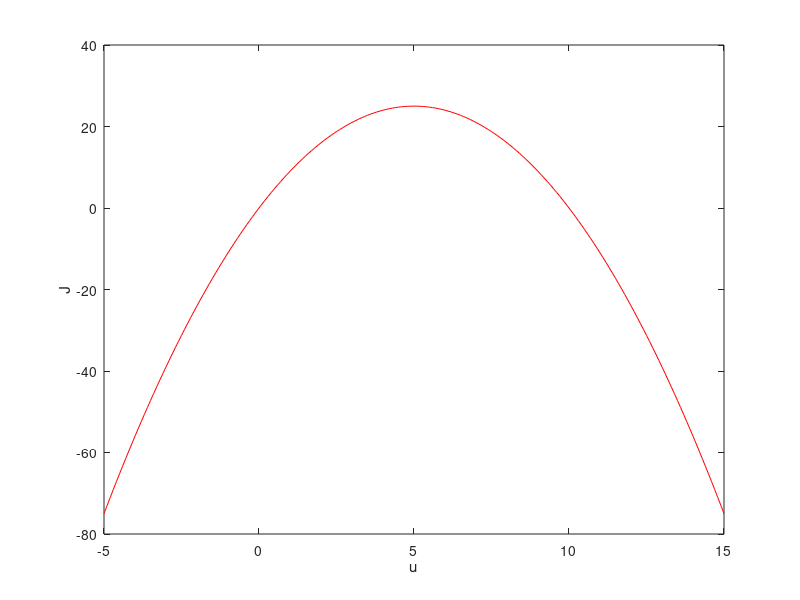

Here is the MATLAB script that generated this plot: (Note: this script raises an error after producing the figure.)
clear all, close all, clc

J = @(u,t)(25-(5-(u)).^2);

plot(-5:.1:15,J(-5:.1:15,0),'r')
xlabel('u');ylabel('J');

%%
y0 = J(0,0);
u=0;

freq = 10*2*pi;
dt = 1/freq;
T = 10;
A=0.2; %oscillation amplitude
omega = 10*2*pi; %10Hz
phase=0;
K=5; %integration gain

%high pass filter - butterworth filter, 1st order 2Hz
butterorder=1;
butterfreq =2;
% [b,a] = butter(butterorder, butterfreq / (0.5 / dt),'high');

ys = zeros(1,butterorder+1) + y0;
HPF = zeros(1,butterorder+1);

uhat = u;

for i=1:T/dt
    t = (i-1)*dt;
    yvals(i) = J(u,t);

    for k = 1:butterorder
        ys(k) = ys(k+1);
        HPF(k) = HPF(k+1);
    end
    
    ys(butterorder+1) = yvals(i);

    HPFnew = 0;
    for k = 1:butterorder+1
        HPFnew = HPFnew + b(k)*ys(butterorder+2-k);
    end
    for k = 2:butterorder+2
        HPFnew = HPFnew - a(k)*HPF(butterorder+2);
    end

    HPF(butterorder+1) = HPFnew;

    xi = HPFnew*sin(omega*t + phase);
    uhat = uhat + xi*K*dt;
    u = uhat + A*sin(omega*t + phase);
    uhats(i) = uhat;
    uvals(i) = u;
end
t = dt:dt:T;

%%
figure
ax1.subplot(2,1,1)
plot(t',uvals',"red")
